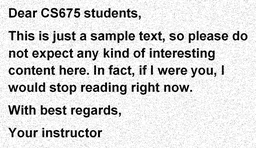
#> input picture Image Processing/Noise Removal - Image Processing/text_image.png, 256 x 148 px, shrunk from 1261 x 727 before the run
$ python noise_removal.py   (older library calls are emulated)
#> lines starting #> are read from the running program, lines starting #| are printed output that depends on the picture; after the words box and inside, x2 and y2 are one past the last pixel; in counts of white or black regions, pixels touching at a corner belong together
import cv2
import numpy as np


def label_components_by_flooding(img):
    h, w = img.shape
    label_img = -(img < 128).astype(int)  # Object pixels initialized with label -1, background pixels with 0
    current_label = 1  # Label for first connected component

    for row in range(h):
        for col in range(w):
            if label_img[row, col] < 0:
                open_nodes = {(row, col)}  # Set of known unlabeled pixels (possibly with unlabeled neighbors) in the
                # current component
                while open_nodes:  # Pop a pixel from the set, label it, and add its neighbors to the set if they are
                    # unlabeled object pixels
                    (r, c) = open_nodes.pop()
                    label_img[r, c] = current_label
                    if r > 0 and label_img[r - 1, c] < 0:
                        open_nodes.add((r - 1, c))
                    if r < h - 1 and label_img[r + 1, c] < 0:
                        open_nodes.add((r + 1, c))
                    if c > 0 and label_img[r, c - 1] < 0:
                        open_nodes.add((r, c - 1))
                    if c < w - 1 and label_img[r, c + 1] < 0:
                        open_nodes.add((r, c + 1))
                current_label += 1  # No more unlabeled pixels -> move on to next component and increment the label
                # it will get

    return label_img


def label_components(img):
    h, w = img.shape
    label_img = np.zeros((h, w), dtype=np.int)
    num_labels = 1
    equiv_classes = []

    # [12 lines of commented-out code are left out]
    relabel_map = np.array(range(num_labels))
    for eq in equiv_classes:
        relabel_map[list(eq)] = min(eq)

    # Second: Make sure that there are no gaps in the labeling
    # For example, a set of labels [0, 1, 2, 4, 5, 7] would turn into [0, 1, 2, 3, 4, 5]
    remaining_labels = np.unique(relabel_map)
    relabel_map = np.searchsorted(remaining_labels, relabel_map)

    # Finally, relabel label_img and return it
    final_label_img = relabel_map[label_img]
    return final_label_img


def size_filter(binary_img, min_size):
    label_matrix = label_components_by_flooding(binary_img)
    _, areas = np.unique(label_matrix, return_counts=True)

    # Again, we use a 1-D array for efficient image manipulation. This filter contains one number for each component.
    # If the component is smaller than the threshold (or it is the background component 0), its entry in the array is 255.
    # Otherwise, its entry is 0. This way, after the mapping, only the above-threshold components will be visible (black).
    filter = np.array(255 * (areas < min_size), dtype=np.uint8)
    filter[0] = 255
    return filter[label_matrix]

# (a) ------------------------------------------------

def posneg_size_filter(img, threshold):

    negative_filtered = size_filter(img, threshold)
    inverted_img = 255 - negative_filtered
    positive_filtered_inverted = size_filter(inverted_img, threshold)
    final_filtered = 255 - positive_filtered_inverted

    return final_filtered

# (b) ------------------------------------------------

def is_4_neighbours(img, r, c, target_value):
    height, width = img.shape
    if (r > 0 and img[r - 1, c] == target_value) or \
       (r < height - 1 and img[r + 1, c] == target_value) or \
       (c > 0 and img[r, c - 1] == target_value) or \
       (c < width - 1 and img[r, c + 1] == target_value):
        return True
    return False

def shrink(img):
    M, N = img.shape
    shrink_img = img.copy()

    for r in range(M):
        for c in range(N):
            if img[r, c] == 0 and is_4_neighbours(img, r, c, 255):
                shrink_img[r, c] = 255

    return shrink_img


def expand(img):
    M, N = img.shape
    expand_img = img.copy()

    for r in range(M):
        for c in range(N):
            if img[r, c] == 255 and is_4_neighbours(img, r, c, 0):
                expand_img[r, c] = 0

    return expand_img

# (b) optional ---------------------------------------

def expand_dilate(img):
    kernel = np.ones((3, 3), np.uint8)
    return cv2.dilate(img, kernel, iterations=1)

def shrink_erode(img):
    kernel = np.ones((3, 3), np.uint8)
    return cv2.erode(img, kernel, iterations=1)

# Q1 Part(b) : I feel E-S-S-E would best remove positive and negative noise - as best as possible.

def expand_and_shrink(img):
    img = expand(img)
    img = shrink(img)
    img = shrink(img)
    img = expand(img)
    return img

def expand_and_shrink_builtin(img):
    img = expand_dilate(img)
    img = shrink_erode(img)
    img = shrink_erode(img)
    img = expand_dilate(img)
    return img


# Q1 Part(a): I feel 20 give the best result. Increasing more is removing the important data.
threshold = 20

input_img = cv2.imread("text_image.png")
#> input_img is the input picture: shape (148, 256, 3); min 0, max 255, mean 218.9
binary_img = np.array(255 * (cv2.cvtColor(input_img, cv2.COLOR_BGR2GRAY) > 128), dtype=np.uint8)
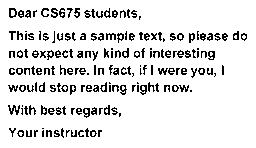
#> binary_img: shape (148, 256); 88.9% white; black in thin lines or dots, all inside (x1, y1, x2, y2) = (8, 8, 247, 138)

cv2.imshow("Input Image", binary_img)
cv2.waitKey(1)

# (a) size_filter() function to remove the noise
filtered_image = posneg_size_filter(binary_img, threshold)
#> after the loop in label_components_by_flooding, `for row in range(h):`:
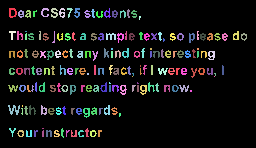
#> label_img: shape (148, 256) int64; 178 distinct labels, from 0 to 177; one colour per label, 0 black
#> in size_filter, `_, areas = np.unique(label_matrix, return_counts=True)`: areas = 178 values, max 33674 at index 0, min 1 at index 116, mean 212.9
#> in size_filter, `filter = np.array(255 * (areas < min_size), dtype=np.uint8)`: filter = 178 values, max 255 at index 9, min 0 at index 0, mean 73.06
#> after the loop in label_components_by_flooding (call 2), `for row in range(h):`:
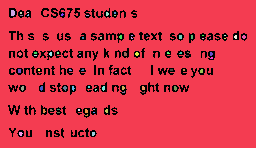
#> label_img: shape (148, 256) int64; 74 distinct labels, from 0 to 73; one colour per label, 0 black
#> in size_filter (call 2), `return filter[label_matrix]`: returned value: shape (148, 256); 10.8% white; 126 white regions, largest, box (x1, y1, x2, y2) and area: (8, 105, 20, 115) 60, (140, 85, 147, 95) 58, (83, 108, 90, 118) 57

# (b) comparing to 4 neighbours for atleast one match without builtin functions
expand_shrink_image = expand_and_shrink(binary_img)
#> after the loop in expand, `for r in range(M):`:
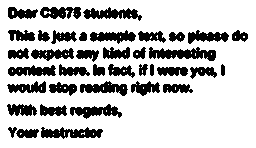
#> expand_img: shape (148, 256); 76.8% white; 38 black regions, largest, box (x1, y1, x2, y2) and area: (149, 47, 216, 61) 557, (41, 127, 103, 139) 473, (83, 7, 142, 21) 444
#> after the loop in shrink, `for r in range(M):`: shrink_img: shape (148, 256); 85.7% white; 60 black regions (13 under 20 px), largest, box (x1, y1, x2, y2) and area: (150, 49, 215, 60) 348, (84, 8, 137, 18) 272, (71, 105, 121, 118) 262
#> after the loop in shrink (call 2), `for r in range(M):`:
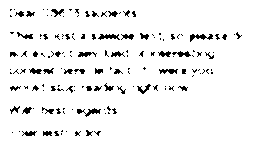
#> shrink_img: shape (148, 256); 94% white; black in thin lines or dots, all inside (x1, y1, x2, y2) = (10, 9, 242, 136)
#> after the loop in expand (call 2), `for r in range(M):`:
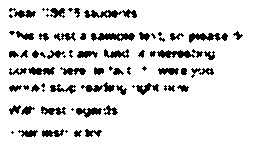
#> expand_img: shape (148, 256); 87.9% white; 74 black regions (22 under 20 px), largest, box (x1, y1, x2, y2) and area: (84, 9, 137, 18) 254, (91, 33, 135, 41) 245, (189, 33, 228, 43) 214

# (b) using cv2 builtin functions dilate and erode
expand_shrink_builtin_image = expand_and_shrink_builtin(binary_img)
#> in expand_dilate, `return cv2.dilate(img, kernel, iterations=1)`: returned value: shape (148, 256); 100% white; black in thin lines or dots, all inside (x1, y1, x2, y2) = (11, 53, 161, 113)
#> in shrink_erode, `return cv2.erode(img, kernel, iterations=1)`: returned value: shape (148, 256); 99.9% white; black in thin lines or dots, all inside (x1, y1, x2, y2) = (10, 52, 162, 114)
#> in shrink_erode (call 2), `return cv2.erode(img, kernel, iterations=1)`:
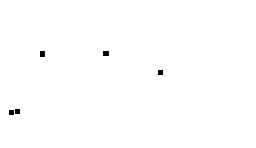
#> returned value: shape (148, 256); 99.6% white; 5 black regions, box (x1, y1, x2, y2) and area: (40, 51, 45, 57) 30, (103, 51, 109, 56) 30, (158, 70, 163, 75) 25, (15, 109, 20, 114) 25, (9, 110, 14, 115) 25

cv2.imshow("Filtered Image", filtered_image)
cv2.waitKey(1)
cv2.imshow("Image after E-S-S-E without Builtin functions", expand_shrink_image)
# E-S-S-E removes the positive and negative noise in best possible way
cv2.waitKey(1)
cv2.imshow("Builtin Dilate - Erode - ESSE", expand_shrink_builtin_image)

cv2.waitKey(0)
cv2.destroyAllWindows()
